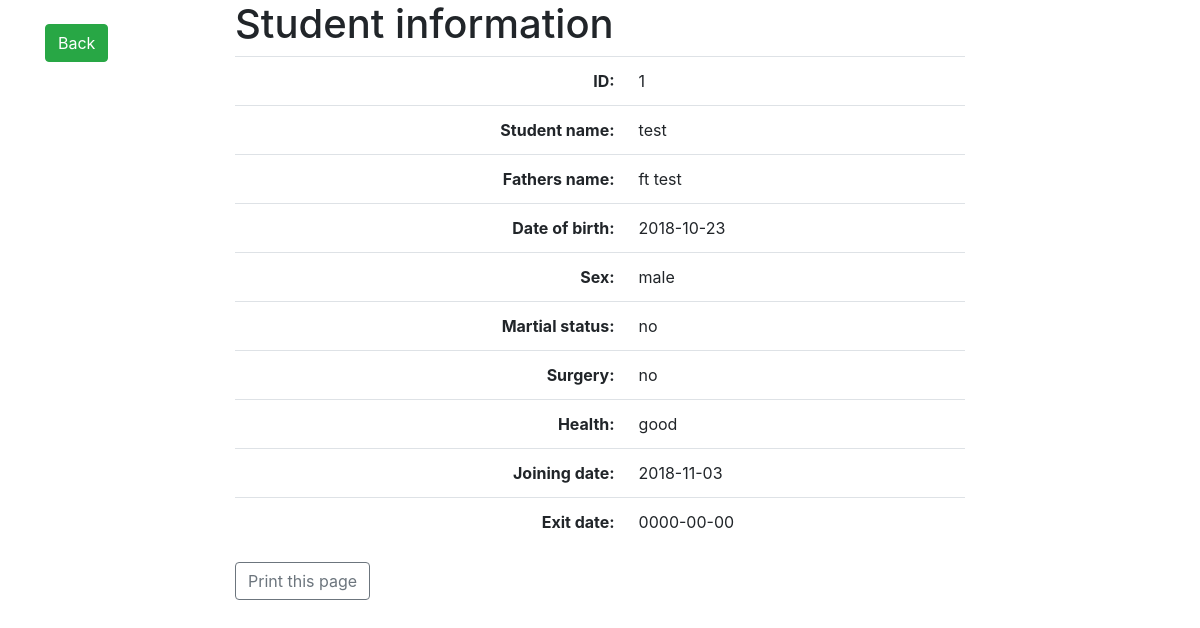
Screenshot of /student_information_indiView.php?Stu_id=1 with the database file from the repository.
### tables this page shows
CREATE TABLE `student_information` (
  `Stu_id` int(15) NOT NULL,
  `Student_name` varchar(30) NOT NULL,
  `Fathers_name` varchar(30) NOT NULL,
  `Date_of_Birth` date NOT NULL,
  `Sex` text NOT NULL,
  `Martial_status` text NOT NULL,
  `Surgery` text NOT NULL,
  `Health` text NOT NULL,
  `Joining_date` date NOT NULL,
  `Exit_date` date NOT NULL
);

### student_information_indiView.php (the view, shortened to what this page needs)
<?php
$Stu_id=$_GET['Stu_id'];
$con = mysqli_connect('localhost','root','','fdg_database');
$sql="SELECT * FROM student_information WHERE Stu_id=$Stu_id";
$query=mysqli_query($con, $sql);
$student_information=mysqli_fetch_assoc($query);
?>
<!doctype html>
<html lang="en">
<head>
    <link rel="stylesheet" href="https://stackpath.bootstrapcdn.com/bootstrap/4.1.3/css/bootstrap.min.css">
</head>
<body>
    <div class="container">
        <div class="row clearfix">
            <div class="col-md-2">
                <br>
                <a href="student_information_view.php" class="btn btn-success">Back</a>
            </div>
            <div class="col-md-8">
                <h1>Student information</h1>
                <table class="table">
                    <tr>
                        <th class="text-right">ID:</th>
                        <td>
                            <?php echo $student_information['Stu_id'];?>
                        </td>
                    </tr>
                    <tr>
                        <th class="text-right">Student name:</th>
                        <td>
                            <?php echo $student_information['Student_name'];?>
                        </td>
                    </tr>
                    <tr>
                        <th class="text-right">Fathers name:</th>
                        <td>
                            <?php echo $student_information['Fathers_name'];?>
                        </td>
                    </tr>
                    <tr>
                        <th class="text-right">Date of birth:</th>
                        <td>
                            <?php echo $student_information['Date_of_Birth'];?>
                        </td>
                    </tr>
                    <tr>
                        <th class="text-right">Sex:</th>
                        <td>
                            <?php echo $student_information['Sex'];?>
                        </td>
                    </tr>
                    <tr>
                        <th class="text-right">Martial status:</th>
                        <td>
                            <?php echo $student_information['Martial_status'];?>
                        </td>
                    </tr>
                    <tr>
                        <th class="text-right">Surgery:</th>
                        <td>
                            <?php echo $student_information['Surgery'];?>
                        </td>
                    </tr>
                    <tr>
                        <th class="text-right">Health:</th>
                        <td>
                            <?php echo $student_information['Health'];?>
                        </td>
                    </tr>
                    <tr>
                        <th class="text-right">Joining date:</th>
                        <td>
                            <?php echo $student_information['Joining_date'];?>
                        </td>
                    </tr>
                    <tr>
                        <th class="text-right">Exit date:</th>
                        <td>
                            <?php echo $student_information['Exit_date'];?>
                        </td>
                    </tr>
                </table>
                <button class="btn btn-outline-secondary" onclick="myFunction()">Print this page</button>
            </div>
        </div>
    </div>
</body>
</html>

### rows the page displays
student_information: Stu_id "1", Student_name "test", Fathers_name "ft test", Date_of_Birth "2018-10-23", Sex "male", Martial_status "no", Surgery "no", Health "good", Joining_date "2018-11-03", Exit_date "0000-00-00"
